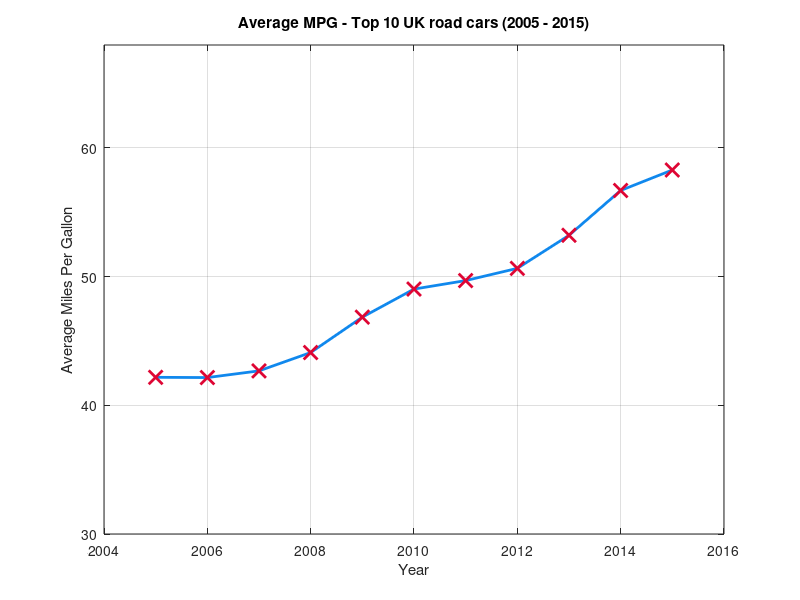
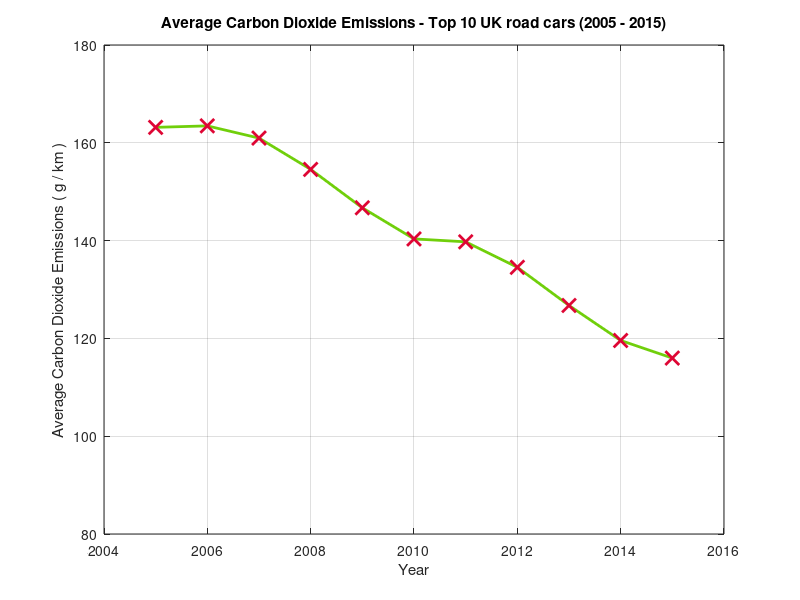

Write MATLAB code to recreate these figures, in order.
clear;
clc;

% Average price of Petrol and Diesel per Litre (04/03/24 - Statista)
avg_pet_pL = 144.73;
avg_die_pL = 154.53;

% Price Comparison Factor
price_CF = avg_pet_pL / avg_die_pL;

% Average Combined MPG - 'Which? December 2023'
% Test of 135 diesel and 169 petrol engines
avg_pet_mpg = 41.9;
avg_die_mpg = 46.8;

% MPG Comparison Factor
mpg_CF = avg_pet_mpg / avg_die_mpg;

% CO2 Comparison Factor
% European Energy Agency 2015 (petrol / diesel)
carbD_CF = 122.5 / 119.2;


% ------------------------------------------------------------------

% 2005 Data
mpg05 = [36.2 42.8 53.2 40.9 43.5 mpg_CF*(56.5) 40.9 37.2 38.7 mpg_CF*(42.2)];
avg_mpg05 = mean(mpg05);

carbDio05 = [188 158 127 164 154 carbD_CF*(132) 165 182 174 carbD_CF*(179)];
avg_carbDio05 = mean(carbDio05);

% 2006 Data
mpg06 = [36.2 42.8 45.6 53.2 40.9 mpg_CF*(56.5) 38.7 mpg_CF*(42.2) 37.2 38.6];
avg_mpg06 = mean(mpg06);

carbDio06 = [188 158 147 127 164 carbD_CF*(132) 174 carbD_CF*(179) 182 175];
avg_carbDio06 = mean(carbDio06);

% 2007 Data
mpg07 = [36.2 42.8 45.6 49.6 mpg_CF*(56.5) 44.8 mpg_CF*(42.2) 41.5 38.7 39.2];
avg_mpg07 = mean(mpg07);

carbDio07 = [188 158 147 137 carbD_CF*(132) 150 carbD_CF*(179) 163 174 173];
avg_carbDio07 = mean(carbDio07);

% 2008 Data
mpg08 = [40.9 49.6 46.3 45 mpg_CF*(56.5) 44.8 mpg_CF*(52.3) 39.2 38.6 39.2];
avg_mpg08 = mean(mpg08);

carbDio08 = [164 137 145 146 carbD_CF*(132) 150 carbD_CF*(144) 172 175 173];
avg_carbDio08 = mean(carbDio08);

% 2009 Data
mpg09 = [46.3 40.9 49.6 45 mpg_CF*(62.8) 44.8 52.3 mpg_CF*(58.9) mpg_CF*(42.2) mpg_CF*(47.9)];
avg_mpg09 = mean(mpg09);

carbDio09 = [145 164 137 146 carbD_CF*(119) 150 129 carbD_CF*(128) carbD_CF*(177) carbD_CF*(156)];
avg_carbDio09 = mean(carbDio09);

% 2010 Data
mpg10 = [49.6 44.8 40.9 49.6 mpg_CF*(62.8) 48.7 44.8 mpg_CF*(60.1) 52.3 mpg_CF*(55.4)];
avg_mpg10 = mean(mpg10);

carbDio10 = [145 151 164 137 carbD_CF*(119) 138 150 carbD_CF*(125) 129 carbD_CF*(135)];
avg_carbDio10 = mean(carbDio10);

% 2011 Data
mpg11 = [49.6 40.9 49.6 mpg_CF*(62.8) 44.8 48.7 51.4 mpg_CF*(60.1) mpg_CF*(55.4) 52.3];
avg_mpg11 = mean(mpg11);

carbDio11 = [145 164 137 carbD_CF*(119) 151 154 128 carbD_CF*(125) carbD_CF*(135) 129];
avg_carbDio11 = mean(carbDio11);

% 2012 Data
mpg12 = [49.6 53.3 40.9 44.8 mpg_CF*(62.8) mpg_CF*(56.5) mpg_CF*(60.1) 51.4 mpg_CF*(55.4) mpg_CF*(62.8)];
avg_mpg12 = mean(mpg12);

carbDio12 = [130 125 164 151 carbD_CF*(119) carbD_CF*(132) carbD_CF*(125) 128 carbD_CF*(135) carbD_CF*(119)];
avg_carbDio12 = mean(carbDio12);

% 2013 Data
mpg13 = [49.6 47.1 53.3 45.6 mpg_CF*(68.9) mpg_CF*(56.5) mpg_CF*(60.1) 51.4 mpg_CF*(62.8) 62.8];
avg_mpg13 = mean(mpg13);

carbDio13 = [130 139 125 146 carbD_CF*(106) carbD_CF*(132) carbD_CF*(125) 128 carbD_CF*(119) 104];
avg_carbDio13 = mean(carbDio13);

% 2014 Data
mpg14 = [57.6 47.1 53.3 mpg_CF*(68.9) 45.6 mpg_CF*(74.3) 68.9 mpg_CF*(67.3) 58.9 47.1];
avg_mpg14 = mean(mpg14);

carbDio14 = [114 139 125 carbD_CF*(106) 146 carbD_CF*(103) 94 carbD_CF*(108) 113 139];
avg_carbDio14 = mean(carbDio14);

% 2015 Data
mpg15 = [57.6 53.3 61.4 mpg_CF*(68.9) mpg_CF*(74.3) 68.9 45.6 mpg_CF*(67.3) 62.8 44.8];
avg_mpg15 = mean(mpg15);

carbDio15 = [114 125 105 carbD_CF*(106) carbD_CF*(103) 94 146 carbD_CF*(108) 105 145];
avg_carbDio15 = mean(carbDio15);

% -------------------------------------------------------------------


% Years
years = 2005:2015;

% Average MPG data
avg_mpg = [avg_mpg05, avg_mpg06, avg_mpg07, avg_mpg08, avg_mpg09, ...
           avg_mpg10, avg_mpg11, avg_mpg12, avg_mpg13, avg_mpg14, avg_mpg15];

% Average Carbon Dioxide emissions data
avg_carbDio = [avg_carbDio05, avg_carbDio06, avg_carbDio07, avg_carbDio08, avg_carbDio09, ...
                avg_carbDio10, avg_carbDio11, avg_carbDio12, avg_carbDio13, avg_carbDio14, avg_carbDio15];



% Plotting the Average MPG
figure(1)
plot(years, avg_mpg, '-x', 'LineWidth', 2, 'MarkerSize', 10, 'Color', '#1088ED', 'MarkerEdgeColor', '#DE0634');
title('Average MPG - Top 10 UK road cars (2005 - 2015)');
ylim([30 68]);
xlabel('Year');
ylabel('Average Miles Per Gallon');
grid on;

% Plotting the Average Carbon Dioxide emissions
figure(2)
plot(years, avg_carbDio, '-x', 'LineWidth', 2, 'MarkerSize', 10, 'Color', '#70CF0B', 'MarkerEdgeColor', '#DE0634');
title('Average Carbon Dioxide Emissions - Top 10 UK road cars (2005 - 2015)');
ylim([80 180]);
xlabel('Year');
ylabel('Average Carbon Dioxide Emissions ( g / km )');
grid on;



